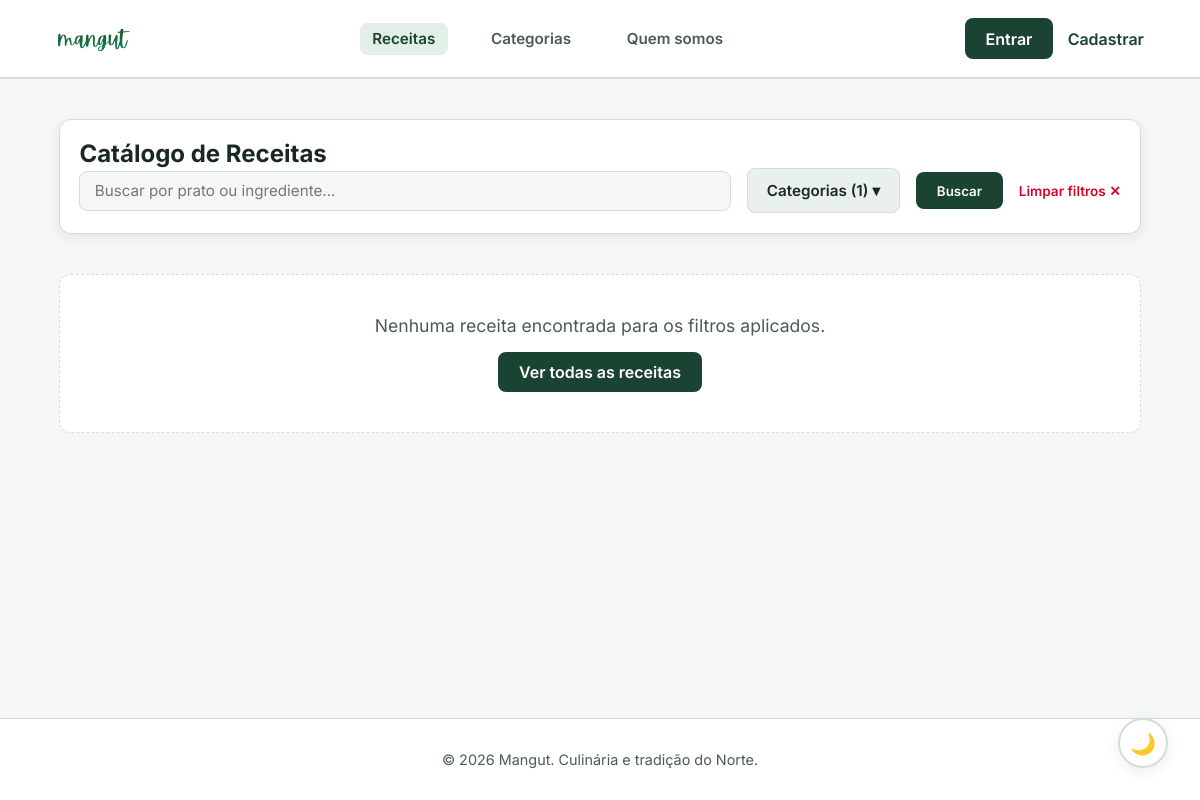
Page /receitas?categoria=1 on the earlier database version.
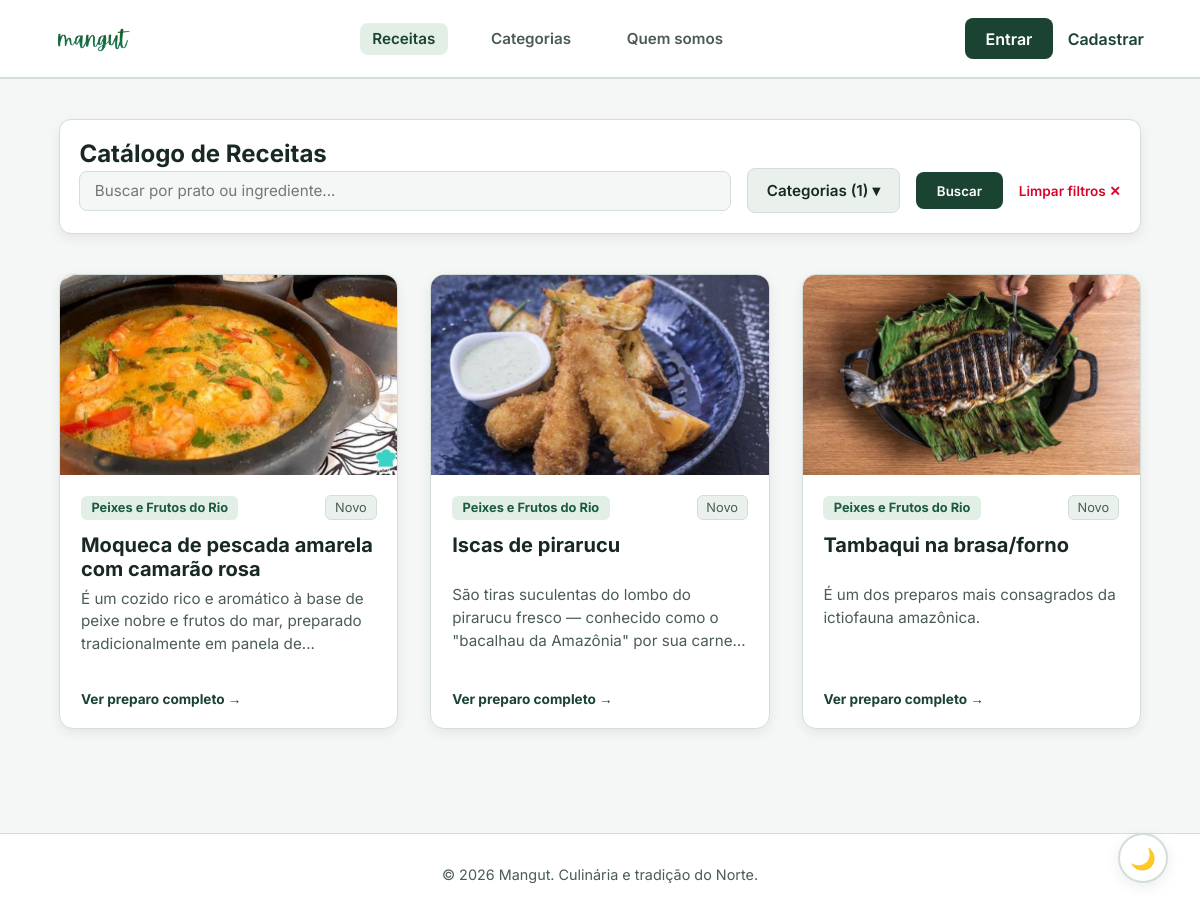
Same page on the later database version.
### app/models.py (models this page shows)
class Receita(db.Model):
    __tablename__ = 'receitas'
    idreceitas = db.Column(db.Integer, primary_key=True)
    nome = db.Column(db.String(100), nullable=False)
    descricao = db.Column(db.Text, nullable=False)
    lista_ingredientes = db.Column(db.Text, nullable=False)
    modo_preparo = db.Column(db.Text, nullable=False)
    imagem_url = db.Column(db.String(255), nullable=True)
    visualizacoes = db.Column(db.Integer, default=0)
    status = db.Column(db.String(20), default='ativo')
    data_criacao = db.Column(db.DateTime, default=datetime.utcnow)
    categoria_idcategoria = db.Column(db.Integer, db.ForeignKey('categoria.idcategoria'), nullable=False)
    gastronomos_idgastronomos = db.Column(db.Integer, db.ForeignKey('gastronomos.idgastronomos'), nullable=False)
    categoria_rel = db.relationship('Categoria', back_populates='receitas')
    autor = db.relationship('Gastronomo', back_populates='receitas')
    avaliacoes = db.relationship('AvaliacaoReceita', back_populates='receita', lazy=True, cascade='all, delete-orphan')

class Categoria(db.Model):
    __tablename__ = 'categoria'
    idcategoria = db.Column(db.Integer, primary_key=True)
    nome = db.Column(db.String(50), nullable=False)
    receitas = db.relationship('Receita', back_populates='categoria_rel', lazy=True)

### app/routes.py (the view)
@main.route('/receitas')
def catalogo_receitas():
    query = request.args.get('q', '').strip()
    categorias_selecionadas = request.args.getlist('categoria', type=int)
    consulta = Receita.query
    if categorias_selecionadas:
        consulta = consulta.filter(Receita.categoria_idcategoria.in_(categorias_selecionadas))
    if query:
        consulta = consulta.filter(
            (Receita.nome.ilike(f'%{query}%')) |
            (Receita.lista_ingredientes.ilike(f'%{query}%'))
        )
    receitas_formatadas = formatar_receitas(consulta)
    todas_categorias = Categoria.query.all()
    return render_template(
        'receitas.html',
        receitas=receitas_formatadas,
        categorias=todas_categorias,
        categorias_selecionadas=categorias_selecionadas,
        busca=query
    )

### app/routes.py (called while the page is built)
def formatar_receitas(query_obj):
    receitas_db = query_obj.all()
    formatadas = []
    for r in receitas_db:
        avaliacoes = AvaliacaoReceita.query.filter_by(receitas_idreceitas=r.idreceitas).all()
        qtd = len(avaliacoes)
        media = round(sum(a.avaliacoes for a in avaliacoes) / qtd, 1) if qtd > 0 else 0.0
        formatadas.append({
            "id": r.idreceitas,
            "nome": r.nome,
            "categoria": r.categoria_rel.nome,
            "categoria_id": r.categoria_idcategoria,
            "descricao": r.descricao,
            "imagem_url": r.imagem_url,  # 🟢 Fica None caso não exista foto
            "media_estrelas": media,
            "qtd_avaliacoes": qtd
        })
    return formatadas

### app/templates/receitas.html (shortened to what the changed rows need)
<!DOCTYPE html>
<html lang="pt-br">
<head>
    <link rel="stylesheet" href="{{ url_for('static', filename='css/style.css') }}">
</head>
<body>
    <main class="container">
        <section class="filter-bar-container">
            <h2>Catálogo de Receitas</h2>
        </section>
        {% if receitas %}
        <div class="recipe-grid">
            {% for receita in receitas %}
            <a href="{{ url_for('main.detalhe_receita', id=receita.id) }}" class="recipe-card-link">
                {% if receita.imagem_url %}
                    <img src="{{ receita.imagem_url }}" alt="{{ receita.nome }}" class="card-img">
                {% endif %}
                <div class="card-content">
                    <div>
                        <div style="display: flex; justify-content: space-between; align-items: center; margin-bottom: 0.5rem;">
                            <span class="card-tag">{{ receita.categoria }}</span>
                            <div class="rating-badge">
                                {% if receita.qtd_avaliacoes > 0 %}
                                    <span style="color: #ffb703; font-weight: 700;">★ {{ receita.media_estrelas }}</span>
                                    <span style="color: var(--text-secondary); font-size: 0.8rem;">({{ receita.qtd_avaliacoes }})</span>
                                {% else %}
                                    <span style="color: var(--text-secondary); font-size: 0.8rem;">Novo</span>
                                {% endif %}
                            </div>
                        </div>
                        <h3>{{ receita.nome }}</h3>
                        <p>{{ receita.descricao | truncate(110, True, '...') }}</p>
                    </div>
                    <span class="card-footer-action">Ver preparo completo →</span>
                </div>
            </a>
            {% endfor %}
        </div>
        {% else %}
            <div style="background: var(--bg-card); padding: 2.5rem; text-align: center; border-radius: 12px; border: 1px dashed var(--border-color);">
                <p style="color: var(--text-secondary); font-size: 1.1rem;">Nenhuma receita encontrada para os filtros aplicados.</p>
                <a href="/receitas" class="btn-primary" style="margin-top: 1rem;">Ver todas as receitas</a>
            </div>
        {% endif %}
    </main>
</body>
</html>

Differences in the rows shown:
added Receita: imagem_url (picture), nome "Moqueca de pescada amarela com camarão rosa", descricao "É um cozido rico e aromático à base de peixe nobre e frutos do mar, preparado tradicionalmente em panela de..."
now on this page (row unchanged): Categoria: categoria "Peixes e Frutos do Rio" "Peixes e Frutos do Rio" "Peixes e Frutos do Rio"
added Receita: imagem_url (picture), nome "Iscas de pirarucu", descricao "São tiras suculentas do lombo do pirarucu fresco — conhecido como o \"bacalhau da Amazônia\" por sua…"
added Receita: imagem_url (picture), nome "Tambaqui na brasa/forno", descricao "É um dos preparos mais consagrados da ictiofauna amazônica."
Other differences:
new list line: "Novo Ver preparo completo →"
text no longer shown: "Nenhuma receita encontrada para os filtros aplicados. Ver todas as receitas"
